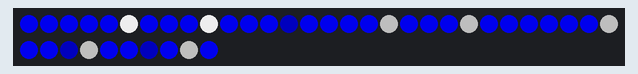
A sketch run on a simulated Arduino Uno, built with avr-gcc and run on an emulated ATmega328P. Shown: 40 RGB LEDs in strip order, left to right, continuing on the next row. Random numbers use the default seed unless the sketch sets one.

Above: at 5.94 s.
At 12.29 s:
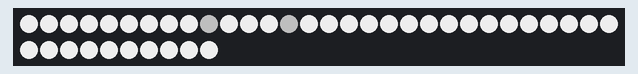
At 20.0 s:
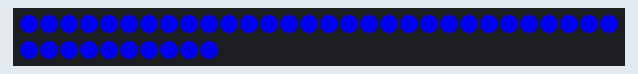
At 28.75 s:
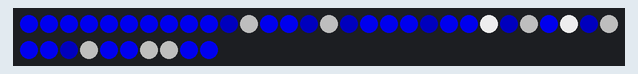

The sketch:

Rebekah.ino
```cpp
//#include <Wire.h>

#include <Adafruit_NeoPixel.h>

// Parameter 1 = number of pixels in strip
// Parameter 2 = pin number (most are valid)
// Parameter 3 = pixel type flags, add together as needed:
//   NEO_RGB     Pixels are wired for RGB bitstream
//   NEO_GRB     Pixels are wired for GRB bitstream
//   NEO_KHZ400  400 KHz bitstream (e.g. FLORA pixels)
//   NEO_KHZ800  800 KHz bitstream (e.g. High Density LED strip)
Adafruit_NeoPixel strip = Adafruit_NeoPixel(40, 1, NEO_GRB + NEO_KHZ800);

// Here is where you can put in your favorite colors that will appear!
// just add new {nnn, nnn, nnn}, lines. They will be picked out randomly
//                                  R   G   B
uint8_t myFavoriteColors[][3] = {{200, 200, 200},
                                 {0, 0, 200},
                                 {200, 200, 200}};
// don't edit the line below
#define FAVCOLORS sizeof(myFavoriteColors) / 3

void setup()
{
  strip.begin();
  strip.show(); // Initialize all pixels to 'off'
}

void loop()
{
  colorWipe(strip.Color(0, 0, 200), 50);  //set all to white
  flashRandom(100, 10);  // first number is 'wait' delay, shorter num == shorter twinkle
  colorWipe(strip.Color(200, 200, 200), 50);  //set all to blue
  flashRandom(100, 10);  // first number is 'wait' delay, shorter num == shorter twinkle
  theaterChase(strip.Color(200, 200, 200), strip.Color(0, 0, 200), 50);  //white and blue
}


void flashRandom(int wait, uint8_t howmany) {

  for(uint16_t i=0; i<howmany; i++)
  {
    // pick a random favorite color!
    int c = random(FAVCOLORS);
    int red = myFavoriteColors[c][0];
    int green = myFavoriteColors[c][1];
    int blue = myFavoriteColors[c][2];

    // get a random pixel from the list
    int j = random(strip.numPixels());
    //Serial.print("Lighting up "); Serial.println(j);

    // now we will 'fade' it in 5 steps
    for (int x=2; x < 5; x++)
    {
      int r = red * (x+1); r /= 5;
      int g = green * (x+1); g /= 5;
      int b = blue * (x+1); b /= 5;

      strip.setPixelColor(j, strip.Color(r, g, b));
      strip.setPixelColor(j+4, strip.Color(r, g, b));
      strip.show();
      delay(wait);
    }
    // & fade out in 5 steps
    for (int x=5; x >= 2; x--)
    {
      int r = red * x; r /= 5;
      int g = green * x; g /= 5;
      int b = blue * x; b /= 5;

      strip.setPixelColor(j, strip.Color(r, g, b));
      strip.setPixelColor(j+4, strip.Color(r, g, b));
      strip.show();
      delay(wait);
    }
  }
}


void colorWipe(uint32_t c, uint8_t wait)
{
  for(uint16_t i=0; i<strip.numPixels(); i++)
  {
    strip.setPixelColor(i, c);
    strip.show();
    delay(wait);
  }
}

void theaterChase(uint32_t c, uint32_t d, uint8_t wait)
{
  for (int j=0; j<10; j++)
  {  //do 10 cycles of chasing
    for (int q=0; q < 3; q++)
    {
      for (uint16_t i=0; i < strip.numPixels(); i=i+3)
      {
        strip.setPixelColor(i+q, c);    //turn every third pixel to white
      }
      strip.show();

      delay(wait);

      for (uint16_t i=0; i < strip.numPixels(); i=i+3)
      {
        strip.setPixelColor(i+q, d);        //turn every third pixel to blue
      }
    }
  }
}
```
